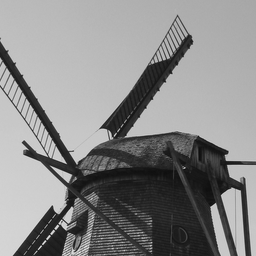
#> input picture windmill.png, 256 x 256 px, found by its file name
$ python Convolution.py   (older library calls are emulated)
#> lines starting #> are read from the running program, lines starting #| are printed output that depends on the picture
#> in test_imconvolve, img is the input picture: shape (256, 256); min 11, max 244, mean 137
import time
import numpy as np
from scipy.misc import imread
import matplotlib.pyplot as plt


def imkernel(tau, s1, s2):
    w = lambda i, j: np.exp(-(i ** 2 + j ** 2) / (2 * tau ** 2))
    # normalization
    i, j = np.mgrid[-s1:s1, -s2:s2]
    Z = np.sum(w(i, j))
    nu = lambda i, j: w(i, j) / Z * (np.absolute(i) <= s1 & np.absolute(j) <= s2)
    return nu


# Create imconvolve_naive function,
def imconvolve_naive(im, nu, s1, s2):
#> called with s1 = 4, s2 = 4
    (n1, n2) = im.shape
#> n1 = 256; n2 = 256
    xconv = np.zeros((n1, n2))
    for h in range(s1,n1-s1):
        for w in range(s1,n2-s2):
            for x in range(-s1, s1+1):
                for y in range(-s2, s2+1):
                    xconv[h,w]+=nu(x,y)*im[h+x, w+y]
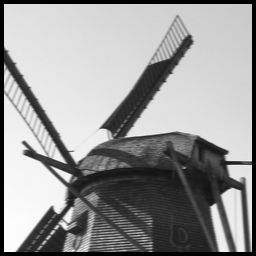
#> xconv: shape (256, 256) float64; min 0, max 84.75, mean 50.8; drawn with min black and max white
    return xconv


# Create imconvolve_spatial function
def imconvolve_spatial(im, nu, s1, s2):
#> called with s1 = 4, s2 = 4
    (n1, n2) = im.shape
#> n1 = 256; n2 = 256
    xconv = np.zeros((n1, n2))
    for h in range(n1):
        for w in range(n2):
            for x in range(-s1, s1+1):
                for y in range(-s2, s2+1):
                    xconv[h,w]+=nu(x,y)*im[(h+x)%n1, (w+y)%n2]
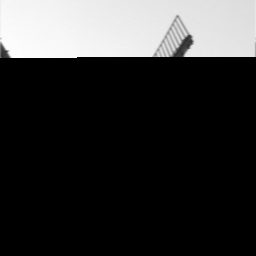
#> xconv: shape (256, 256) float64; min 0, max 77.04, mean 15.6; drawn with min black and max white
    return xconv


def test_imconvolve():
    tau = 1
    s1 = 4
    s2 = 4
    img = imread('windmill.png')
    t0 = time.time()
    img_con = imconvolve_naive(img, imkernel(tau, s1, s2), s1, s2)
    t1 = time.time()
    img_spa = imconvolve_spatial(img, imkernel(tau, s1,s2), s1, s2)
    t2 = time.time()

    T1 =str(float('%.2f' % (t1-t0)))
    T2 = str(float('%.2f' % (t2-t1)))
    plt.subplot(1, 3, 1)
    plt.title("original image")
    plt.imshow(img, cmap=plt.get_cmap('gray'))
    plt.subplot(1, 3, 2)
    plt.title("cost time:"+T1)
    plt.imshow(img_con, cmap=plt.get_cmap('gray'))
    plt.subplot(1, 3, 3)
    plt.title("cost time:"+T2)
    plt.imshow(img_spa, cmap=plt.get_cmap('gray'))
    plt.show()
# Sample call and Plotting code

#> (the run stopped early here; a loop or call above may not have finished)
